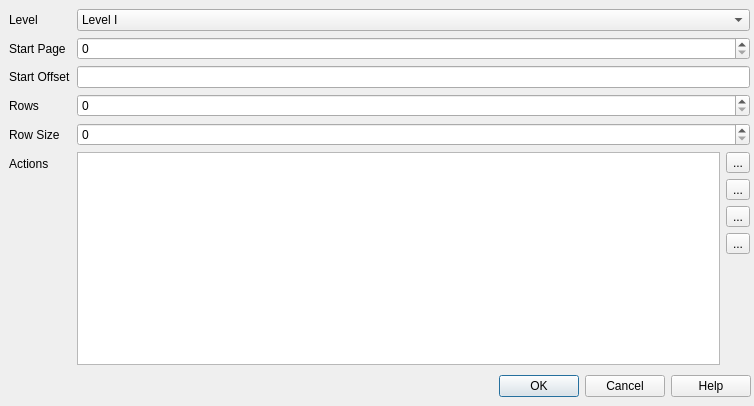
<?xml version="1.0" encoding="UTF-8"?>
<ui version="4.0">
 <class>CDlgMdfDM</class>
 <widget class="QDialog" name="CDlgMdfDM">
  <property name="geometry">
   <rect>
    <x>0</x>
    <y>0</y>
    <width>754</width>
    <height>406</height>
   </rect>
  </property>
  <property name="windowTitle">
   <string>Decision Matrix</string>
  </property>
  <widget class="QDialogButtonBox" name="buttonBox">
   <property name="geometry">
    <rect>
     <x>10</x>
     <y>370</y>
     <width>741</width>
     <height>32</height>
    </rect>
   </property>
   <property name="orientation">
    <enum>Qt::Horizontal</enum>
   </property>
   <property name="standardButtons">
    <set>QDialogButtonBox::Cancel|QDialogButtonBox::Help|QDialogButtonBox::Ok</set>
   </property>
   <property name="centerButtons">
    <bool>false</bool>
   </property>
  </widget>
  <widget class="QWidget" name="formLayoutWidget">
   <property name="geometry">
    <rect>
     <x>9</x>
     <y>9</y>
     <width>741</width>
     <height>356</height>
    </rect>
   </property>
   <layout class="QFormLayout" name="formLayout">
    <item row="0" column="0">
     <widget class="QLabel" name="label">
      <property name="text">
       <string>Level</string>
      </property>
     </widget>
    </item>
    <item row="0" column="1">
     <widget class="QComboBox" name="comboLevel">
      <property name="minimumSize">
       <size>
        <width>0</width>
        <height>0</height>
       </size>
      </property>
      <item>
       <property name="text">
        <string>Level I</string>
       </property>
      </item>
      <item>
       <property name="text">
        <string>Level II</string>
       </property>
      </item>
     </widget>
    </item>
    <item row="1" column="0">
     <widget class="QLabel" name="label_4">
      <property name="text">
       <string>Start Page</string>
      </property>
     </widget>
    </item>
    <item row="1" column="1">
     <widget class="QSpinBox" name="spinStartPage">
      <property name="maximum">
       <number>65535</number>
      </property>
     </widget>
    </item>
    <item row="2" column="0">
     <widget class="QLabel" name="label_5">
      <property name="text">
       <string>Start Offset</string>
      </property>
     </widget>
    </item>
    <item row="2" column="1">
     <widget class="QLineEdit" name="editStartOffset"/>
    </item>
    <item row="3" column="0">
     <widget class="QLabel" name="label_7">
      <property name="text">
       <string>Rows</string>
      </property>
     </widget>
    </item>
    <item row="3" column="1">
     <widget class="QSpinBox" name="spinRowCnt">
      <property name="maximum">
       <number>255</number>
      </property>
     </widget>
    </item>
    <item row="4" column="0">
     <widget class="QLabel" name="label_9">
      <property name="text">
       <string>Row Size</string>
      </property>
     </widget>
    </item>
    <item row="4" column="1">
     <widget class="QSpinBox" name="spinRowSize">
      <property name="maximum">
       <number>255</number>
      </property>
     </widget>
    </item>
    <item row="5" column="0">
     <widget class="QLabel" name="label_10">
      <property name="text">
       <string>Actions</string>
      </property>
     </widget>
    </item>
    <item row="5" column="1">
     <layout class="QHBoxLayout" name="horizontalLayout">
      <item>
       <widget class="QListWidget" name="listActions">
        <property name="sortingEnabled">
         <bool>true</bool>
        </property>
       </widget>
      </item>
      <item>
       <layout class="QVBoxLayout" name="verticalLayout">
        <item>
         <widget class="QToolButton" name="btnEditAction">
          <property name="toolTip">
           <string>Edit action item</string>
          </property>
          <property name="text">
           <string>...</string>
          </property>
          <property name="icon">
           <iconset resource="vscpworks.qrc">
            <normaloff>:/pencil.svg</normaloff>:/pencil.svg</iconset>
          </property>
          <property name="shortcut">
           <string>Ctrl+E</string>
          </property>
         </widget>
        </item>
        <item>
         <widget class="QToolButton" name="btnAddAction">
          <property name="toolTip">
           <string>Add action item</string>
          </property>
          <property name="text">
           <string>...</string>
          </property>
          <property name="icon">
           <iconset resource="vscpworks.qrc">
            <normaloff>:/add.png</normaloff>:/add.png</iconset>
          </property>
          <property name="shortcut">
           <string>Ctrl+A</string>
          </property>
         </widget>
        </item>
        <item>
         <widget class="QToolButton" name="btnDupAction">
          <property name="toolTip">
           <string>Duplicate action item</string>
          </property>
          <property name="text">
           <string>...</string>
          </property>
          <property name="icon">
           <iconset resource="vscpworks.qrc">
            <normaloff>:/images/svg/copy.svg</normaloff>:/images/svg/copy.svg</iconset>
          </property>
          <property name="shortcut">
           <string>Ctrl+D</string>
          </property>
         </widget>
        </item>
        <item>
         <widget class="QToolButton" name="btnDelAction">
          <property name="toolTip">
           <string>Delete action item</string>
          </property>
          <property name="text">
           <string>...</string>
          </property>
          <property name="icon">
           <iconset resource="vscpworks.qrc">
            <normaloff>:/remove.png</normaloff>:/remove.png</iconset>
          </property>
          <property name="shortcut">
           <string>Ctrl+X</string>
          </property>
         </widget>
        </item>
        <item>
         <spacer name="verticalSpacer">
          <property name="orientation">
           <enum>Qt::Vertical</enum>
          </property>
          <property name="sizeHint" stdset="0">
           <size>
            <width>20</width>
            <height>40</height>
           </size>
          </property>
         </spacer>
        </item>
       </layout>
      </item>
     </layout>
    </item>
   </layout>
  </widget>
 </widget>
 <resources>
  <include location="vscpworks.qrc"/>
 </resources>
 <connections>
  <connection>
   <sender>buttonBox</sender>
   <signal>accepted()</signal>
   <receiver>CDlgMdfDM</receiver>
   <slot>accept()</slot>
   <hints>
    <hint type="sourcelabel">
     <x>380</x>
     <y>385</y>
    </hint>
    <hint type="destinationlabel">
     <x>376</x>
     <y>203</y>
    </hint>
   </hints>
  </connection>
  <connection>
   <sender>buttonBox</sender>
   <signal>rejected()</signal>
   <receiver>CDlgMdfDM</receiver>
   <slot>reject()</slot>
   <hints>
    <hint type="sourcelabel">
     <x>380</x>
     <y>385</y>
    </hint>
    <hint type="destinationlabel">
     <x>376</x>
     <y>203</y>
    </hint>
   </hints>
  </connection>
  <connection>
   <sender>listActions</sender>
   <signal>itemDoubleClicked(QListWidgetItem*)</signal>
   <receiver>btnEditAction</receiver>
   <slot>click()</slot>
   <hints>
    <hint type="sourcelabel">
     <x>406</x>
     <y>265</y>
    </hint>
    <hint type="destinationlabel">
     <x>734</x>
     <y>181</y>
    </hint>
   </hints>
  </connection>
 </connections>
</ui>
